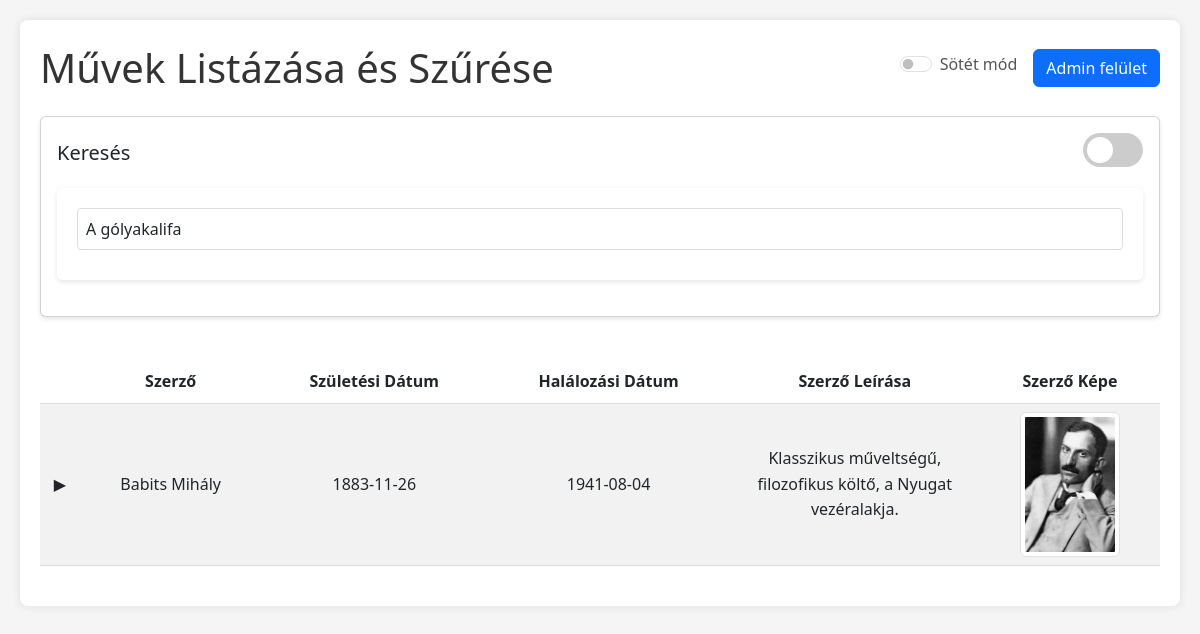
The page /2-felev/project-11-2-2/index.php?simple_search=A gólyakalifa on the database its author committed.
### 2-felev/project-11-2-2/index.php (the view, shortened to what this page needs)
<?php
include 'api/adatbazis.php';
$pdo->exec("SET NAMES utf8mb4");
$pdo->exec("SET CHARACTER SET utf8mb4");
$search_mode = isset($_GET['search_mode']) ? $_GET['search_mode'] : 'simple';
$simple_search = isset($_GET['simple_search']) ? $_GET['simple_search'] : '';
$query = "SELECT s.sz_id, s.sz_neve, s.sz_szul_ido, s.sz_halala, s.sz_leiras, s.sz_kep
          FROM szerzők s
          WHERE 1";
$authorConditions = [];
$params = [];
if ($search_mode === 'simple' && !empty($simple_search)) {
    $search_terms = array_map('trim', explode(',', $simple_search));
    foreach ($search_terms as $key => $term) {
        if (!empty($term)) {
            $authorConditions[] = "(
                s.sz_neve LIKE ? OR
                s.sz_szul_ido LIKE ? OR
                s.sz_halala LIKE ? OR
                s.sz_leiras LIKE ? OR
                s.sz_id IN (SELECT sz_id FROM művek WHERE mu_cim LIKE ? OR me_leiras LIKE ?)
            )";
            $params[] = '%' . $term . '%';
            $params[] = '%' . $term . '%';
            $params[] = '%' . $term . '%';
            $params[] = '%' . $term . '%';
            $params[] = '%' . $term . '%';
            $params[] = '%' . $term . '%';
        }
    }
}
if (!empty($authorConditions)) {
    $query .= " AND (" . implode(" OR ", $authorConditions) . ")";
}
$stmt = $pdo->prepare($query);
$stmt->execute($params);
$filteredAuthors = $stmt->fetchAll(PDO::FETCH_ASSOC);
?>
<!DOCTYPE html>
<html lang="hu" data-bs-theme="light">
<head>
    <link href="https://cdn.jsdelivr.net/npm/bootstrap@5.3.0/dist/css/bootstrap.min.css" rel="stylesheet">
    <link rel="stylesheet" href="styles.css">
</head>
<body>
    <div class="container py-4">
        <div class="d-flex justify-content-between align-items-center mb-4">
            <h1 class="mb-0">Művek Listázása és Szűrése</h1>
            <div class="d-flex align-items-center gap-3">
                <div class="form-check form-switch">
                    <input class="form-check-input" type="checkbox" id="darkModeToggle">
                    <label class="form-check-label" for="darkModeToggle">Sötét mód</label>
                </div>
                <a href="login.php" class="btn btn-primary">Admin felület</a>
            </div>
        </div>
        <div class="card mb-4">
            <div class="card-body">
                <div class="d-flex justify-content-between align-items-center mb-3">
                    <h5 class="card-title mb-0">Keresés</h5>
                    <div class="search-mode-switch">
                        <label class="switch">
                            <span class="slider"></span>
                        </label>
                    </div>
                </div>
                <div id="simpleSearch" class="search-container" <?= $search_mode === 'advanced' ? 'style="display: none;"' : '' ?>>
                    <form id="simpleSearchForm" method="GET" action="index.php">
                        <div class="input-group">
                            <input type="text" name="simple_search" class="form-control"
                                placeholder="Keresés (használj vesszőt több kifejezéshez)"
                                value="<?= htmlspecialchars($simple_search) ?>"
                                autocomplete="off">
                        </div>
                    </form>
                </div>
            </div>
        </div>
        <div class="table-responsive">
            <table class="table table-striped table-hover">
                <thead>
                    <tr>
                        <th style="width: 40px;" class="text-center"></th>
                        <th class="text-center">Szerző</th>
                        <th class="text-center">Születési Dátum</th>
                        <th class="text-center">Halálozási Dátum</th>
                        <th class="text-center">Szerző Leírása</th>
                        <th class="text-center">Szerző Képe</th>
                    </tr>
                </thead>
                <tbody id="resultsBody">
                    <?php if (count($filteredAuthors) > 0): ?>
                        <?php foreach ($filteredAuthors as $author): ?>
                            <tr class="author-row" data-author-id="<?= $author['sz_id'] ?>">
                                <td>
                                    <span class="expand-icon">▶</span>
                                </td>
                                <td><?= htmlspecialchars($author['sz_neve']); ?></td>
                                <td><?= htmlspecialchars($author['sz_szul_ido']); ?></td>
                                <td><?= htmlspecialchars($author['sz_halala']); ?></td>
                                <td><?= htmlspecialchars($author['sz_leiras']); ?></td>
                                <td><?= $author['sz_kep'] ? '<img src="' . htmlspecialchars($author['sz_kep']) . '" alt="Szerző képe" class="img-thumbnail">' : ''; ?></td>
                            </tr>
                        <?php endforeach; ?>
                    <?php else: ?>
                        <tr>
                            <td colspan="6" class="text-center">Nincs találat!</td>
                        </tr>
                    <?php endif; ?>
                </tbody>
            </table>
        </div>
    </div>
</body>
</html>

### 2-felev/project-11-2-2/styles.css (style rules this page uses)
body { font-family: 'Segoe UI', Tahoma, Geneva, Verdana, sans-serif; line-height: 1.6; margin: 20px; background-color: #f5f5f5; }
.container { max-width: 1200px; min-width: 320px; margin: 0 auto; padding: 20px; background-color: white; box-shadow: 0 0 10px rgba(0,0,0,0.1); border-radius: 8px; overflow-x: auto; }
h1, h2 { color: #333; margin-bottom: 20px; }
form { background-color: #fff; padding: 20px; border-radius: 5px; box-shadow: 0 2px 5px rgba(0,0,0,0.1); max-width: 100%; margin: 0 auto; }
label { display: block; margin-bottom: 5px; color: #555; }
input[type="text"], input[type="date"], select, textarea { width: 100%; padding: 8px; border: 1px solid #ddd; border-radius: 4px; margin-bottom: 10px; max-width: 100%; box-sizing: border-box; }
table { min-width: 800px; width: 100%; border-collapse: collapse; margin-top: 20px; background-color: white; }
th, td { padding: 12px; text-align: left; border-bottom: 1px solid #ddd; }
th { background-color: #f8f9fa; color: #333; }
.slider { background-color: #ccc; bottom: 0; cursor: pointer; left: 0; position: absolute; right: 0; top: 0; transition: .4s; border-radius: 34px; }
.slider:before { background-color: #fff; bottom: 4px; content: ""; height: 26px; left: 4px; position: absolute; transition: .4s; width: 26px; border-radius: 50%; }

### 2-felev/project-11-2-2/index.php (style rules this page uses)
body { transition: background-color 0.3s, color 0.3s; }
.switch { position: relative; display: inline-block; width: 60px; height: 34px; }
.slider { position: absolute; cursor: pointer; top: 0; left: 0; right: 0; bottom: 0; background-color: #ccc; transition: .4s; border-radius: 34px; border: 2px solid transparent; }
.slider:before { position: absolute; content: ""; height: 26px; width: 26px; left: 2px; bottom: 2px; background-color: white; transition: .4s; border-radius: 50%; }
.search-container { margin-bottom: 20px; }
.table-responsive { margin-top: 20px; }
.card { box-shadow: 0 2px 4px rgba(0,0,0,0.1); }
.table td, .table th { vertical-align: middle; text-align: center; }
.img-thumbnail { max-width: 100px; height: auto; }
.author-row { cursor: pointer; transition: background-color 0.2s; }
.expand-icon { display: inline-block; width: 24px; height: 24px; line-height: 24px; text-align: center; transition: transform 0.2s; }
.table th:nth-child(5), .table td:nth-child(5) { width: 250px; word-wrap: break-word; }

### rows shown on the page
szerzők: sz_neve "Babits Mihály", sz_szul_ido "1883-11-26", sz_halala "1941-08-04", sz_leiras "Klasszikus műveltségű, filozofikus költő, a Nyugat vezéralakja.", sz_kep (picture)
